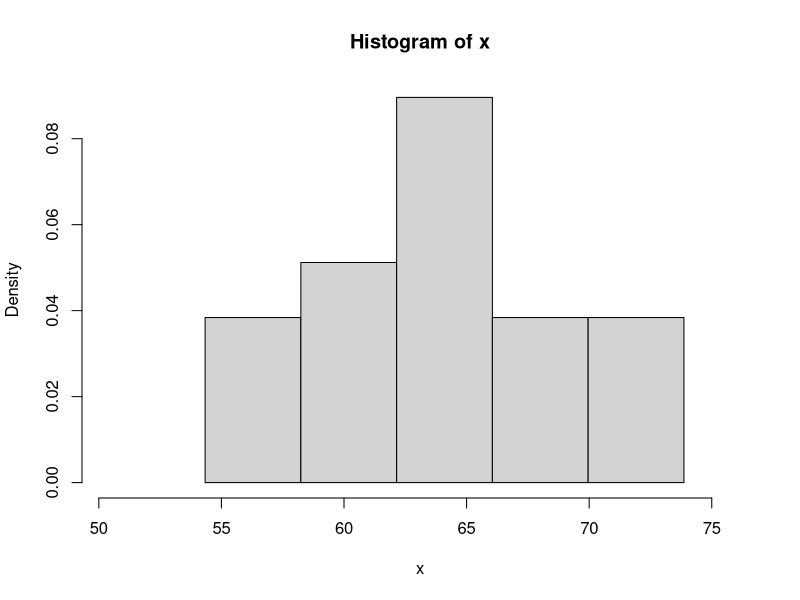
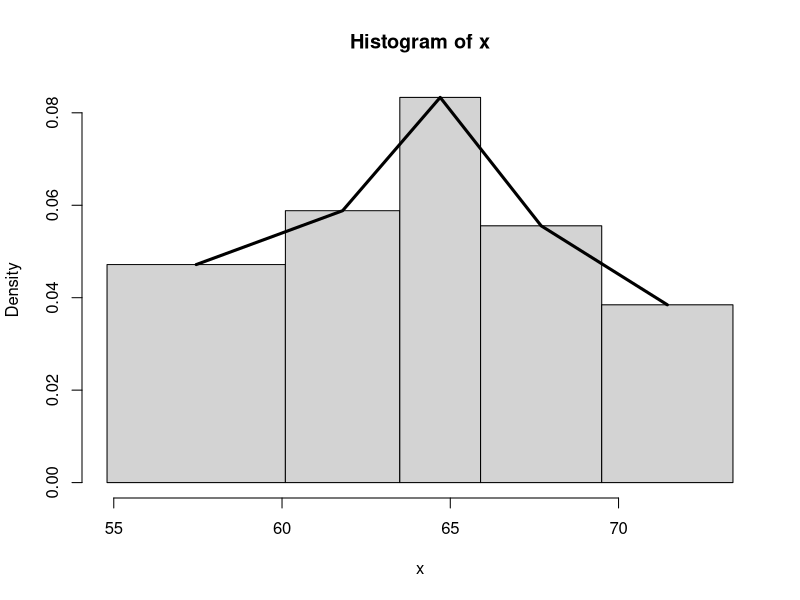

These figures' R source, in order:
#x=c(54.8,55.4,57.7,59.6,65.2,65.4,65.9,66.0,67.6,68.1,69.5,70.6,71.5,73.4)
x=c(54.8,55.4,57.7,59.6,60.1,61.2,62.0,63.1,63.5,64.2,65.2,65.4,65.9,66.0,67.6,68.1,69.5,70.6,71.5,73.4)
displayFixedWidth <- function(x) {
  k=sturge(x)
  a0=min(x)-0.025*(max(x)-min(x))
  ak=max(x)+0.025*(max(x)-min(x))
  h=(ak-a0)/k
  
  hist(x, prob=T, breaks=seq(a0,ak,h), xlim=c(a0-4,ak+2))
}

displayFixedEffec <- function(x) {
  k=sturge(x)
  h = length(x)/k
  i=1
  j=1
  res <- numeric(length = k+1)
  while(i<=length(x)) {
    res[j] = x[i]
    i = i+h
    j=j+1
  }
  res[k+1]=max(x)
  
  print(res)
  hist = hist(x, prob=T, breaks=res)
  lines(hist$mids, hist$density, lwd=3)
}

sturge <- function(x) {
  return(floor(1 + log(length(x)) / log(2)))
}

displayFixedWidth(x)
displayFixedEffec(x)